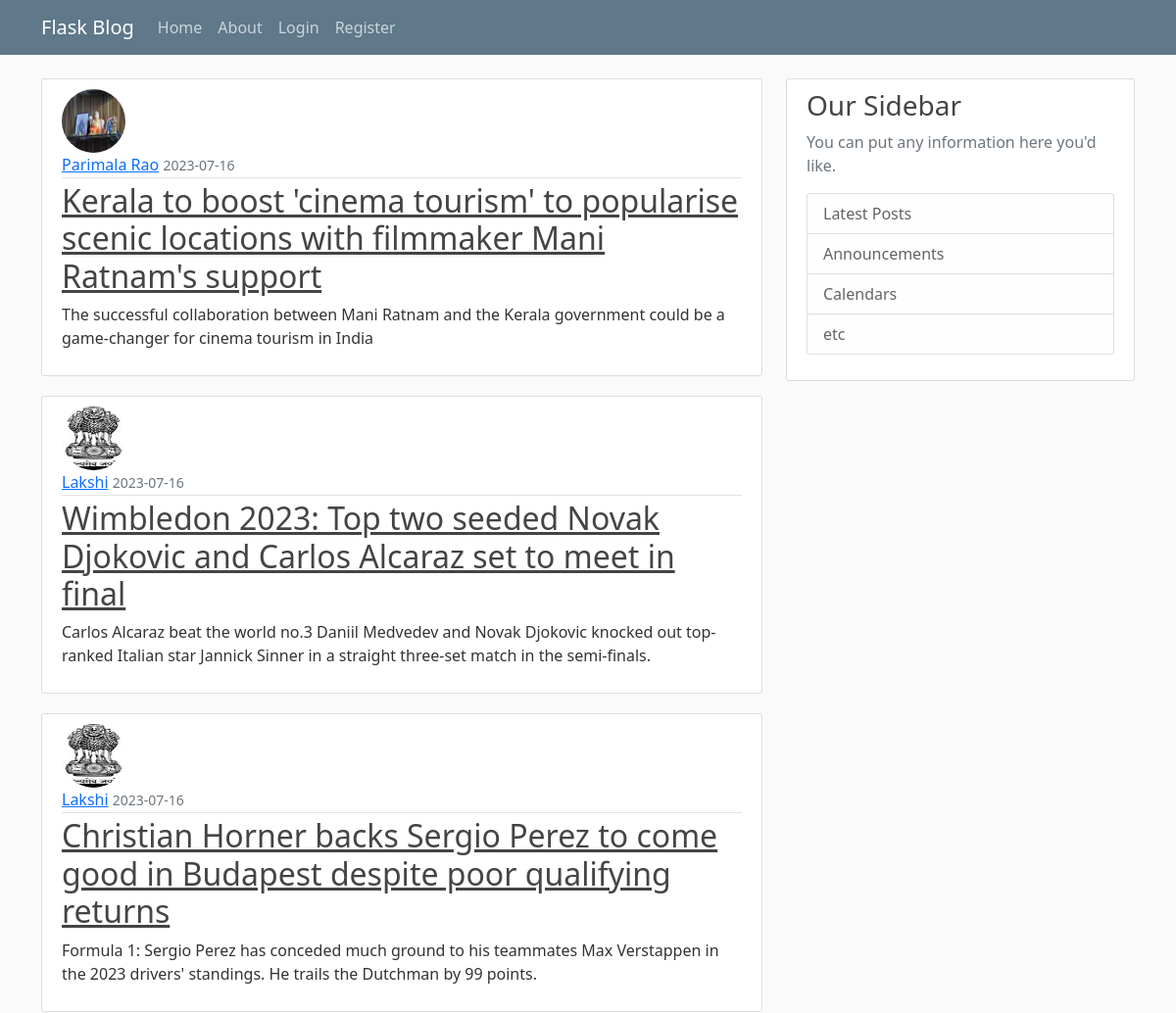
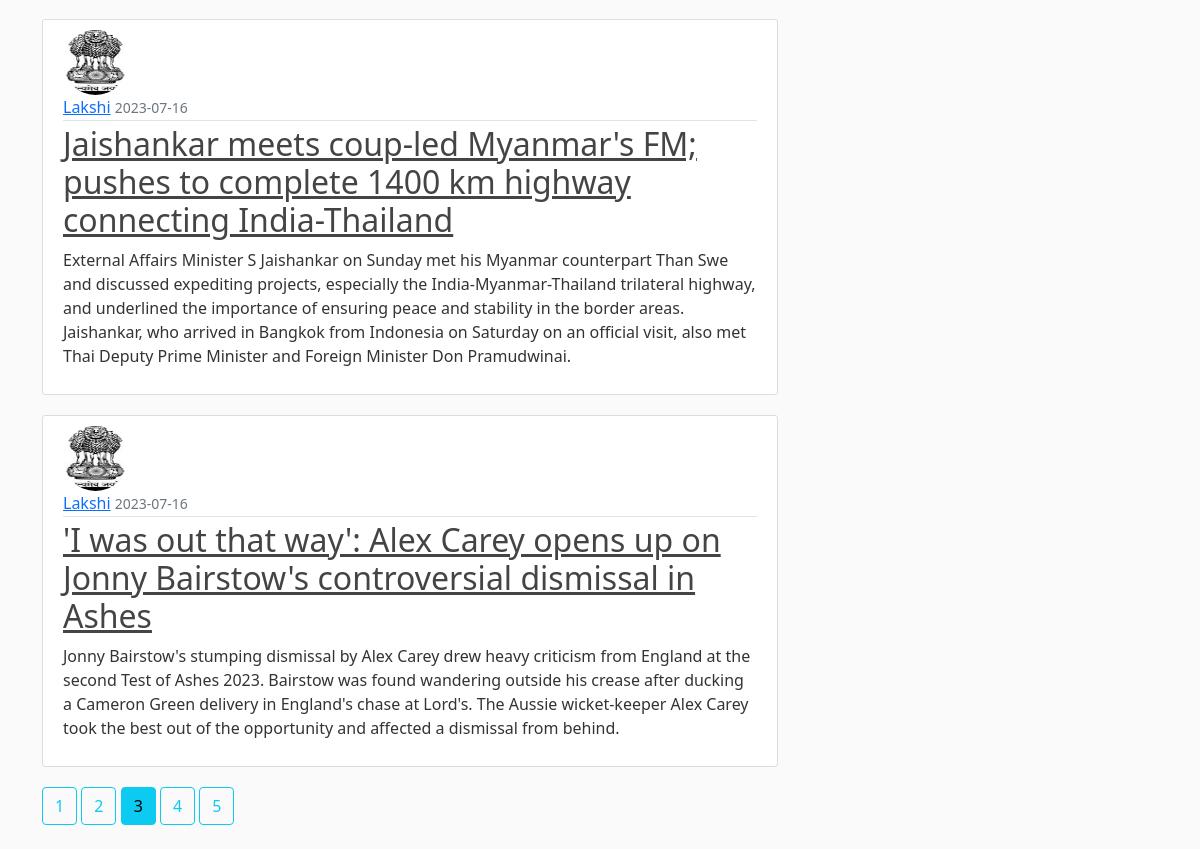
Screenshot of /home?page=3 with the database file from the repository (2 pictures, top to bottom).
### flaskblog/models.py (models this page shows, shortened)
class Post(db.Model):
    id = db.Column(db.Integer, primary_key=True)
    title = db.Column(db.String(100), nullable=False)
    date_posted = db.Column(db.DateTime, nullable=False, default=datetime.utcnow)
    content = db.Column(db.Text, nullable=False)
    user_id = db.Column(db.Integer, db.ForeignKey('user.id'), nullable=False)

class User(db.Model, UserMixin):
    id = db.Column(db.Integer, primary_key=True)
    username = db.Column(db.String(20), unique=True, nullable=False)
    email = db.Column(db.String(120), unique=True, nullable=False)
    image_file = db.Column(db.String(20), nullable=False, default='default.jpg')
    password = db.Column(db.String(60), nullable=False)
    posts = db.relationship('Post', backref='author', lazy=True)

### flaskblog/main/routes.py (the view)
@main.route("/")
@main.route("/home")
def home():
    page = request.args.get('page', 1, type=int)
    posts = Post.query.order_by(Post.date_posted.desc()).paginate(page=page, per_page=5)
    return render_template('home.html', posts=posts)

### flaskblog/templates/home.html
{% extends "layout.html" %}
{% block content %}
    {% for post in posts.items %}
        <article class="media content-section">
          <img class="rounded-circle article-img" src="{{ url_for('static', filename='profile_pics/' + post.author.image_file) }}">
          <div class="media-body">
            <div class="article-metadata">
              <a class="mr-2" href="{{ url_for('users.user_posts', username=post.author.username) }}">{{ post.author.username }}</a>
              <small class="text-muted">{{ post.date_posted.strftime('%Y-%m-%d') }}</small>
            </div>
            <h2><a class="article-title" href="{{ url_for('posts.post', post_id=post.id) }}">{{ post.title }}</a></h2>
            <p class="article-content">{{ post.content }}</p>
          </div>
        </article>
    {% endfor %}
    {% for page_num in posts.iter_pages(left_edge=1, right_edge=1, left_current=1, right_current=2) %}
      {% if page_num %}
        {% if posts.page == page_num %}
          <a class="btn btn-info mb-4" href="{{ url_for('main.home', page=page_num) }}">{{ page_num }}</a>
        {% else %}
          <a class="btn btn-outline-info mb-4" href="{{ url_for('main.home', page=page_num) }}">{{ page_num }}</a>
        {% endif %}
      {% else %}
        ...
      {% endif %}
    {% endfor %}
{% endblock content %}

### flaskblog/static/main.css (style rules this page uses)
body { background: #fafafa; color: #333333; margin-top: 5rem; }
h1, h2, h3, h4, h5, h6 { color: #444444; }
.content-section { background: #ffffff; padding: 10px 20px; border: 1px solid #dddddd; border-radius: 3px; margin-bottom: 20px; }
.article-title { color: #444444; }
.article-content { white-space: pre-line; }
.article-img { height: 65px; width: 65px; margin-right: 16px; }
.article-metadata { padding-bottom: 1px; margin-bottom: 4px; border-bottom: 1px solid #e3e3e3 }

### rows the page displays
Post: image_file (picture), author.username "Parimala Rao", date_posted "2023-07-16", title "Kerala to boost 'cinema tourism' to popularise scenic locations with filmmaker Mani Ratnam's support", content "The successful collaboration between Mani Ratnam and the Kerala government could be a game-changer for cinema tourism in India"
Post: image_file (picture), author.username "Lakshi", date_posted "2023-07-16", title "Wimbledon 2023: Top two seeded Novak Djokovic and Carlos Alcaraz set to meet in final", content "Carlos Alcaraz beat the world no.3 Daniil Medvedev and Novak Djokovic knocked out top-ranked Italian star Jannick Sinner in a straight three-set match in the semi-finals."
Post: image_file (picture), author.username "Lakshi", date_posted "2023-07-16", title "Christian Horner backs Sergio Perez to come good in Budapest despite poor qualifying returns", content "Formula 1: Sergio Perez has conceded much ground to his teammates Max Verstappen in the 2023 drivers' standings. He trails the Dutchman by 99 points."
Post: image_file (picture), author.username "Lakshi", date_posted "2023-07-16", title "Jaishankar meets coup-led Myanmar's FM; pushes to complete 1400 km highway connecting India-Thailand", content "External Affairs Minister S Jaishankar on Sunday met his Myanmar counterpart Than Swe and discussed expediting projects, especially the India-Myanmar-Thailand trilateral highway, and underlined the importance of ensuring peace and stability in the border areas. Jaishankar, who arrived in Bangkok from Indonesia on Saturday on an official visit, also met Thai Deputy Prime Minister and Foreign Minister Don Pramudwinai."
Post: image_file (picture), author.username "Lakshi", date_posted "2023-07-16", title "'I was out that way': Alex Carey opens up on Jonny Bairstow's controversial dismissal in Ashes", content "Jonny Bairstow's stumping dismissal by Alex Carey drew heavy criticism from England at the second Test of Ashes 2023. Bairstow was found wandering outside his crease after ducking a Cameron Green delivery in England's chase at Lord's. The Aussie wicket-keeper Alex Carey took the best out of the opportunity and affected a dismissal from behind."

### other values shown
{{ page_num }} "1" "2" "4" "5"
{{ page_num }} "3"
